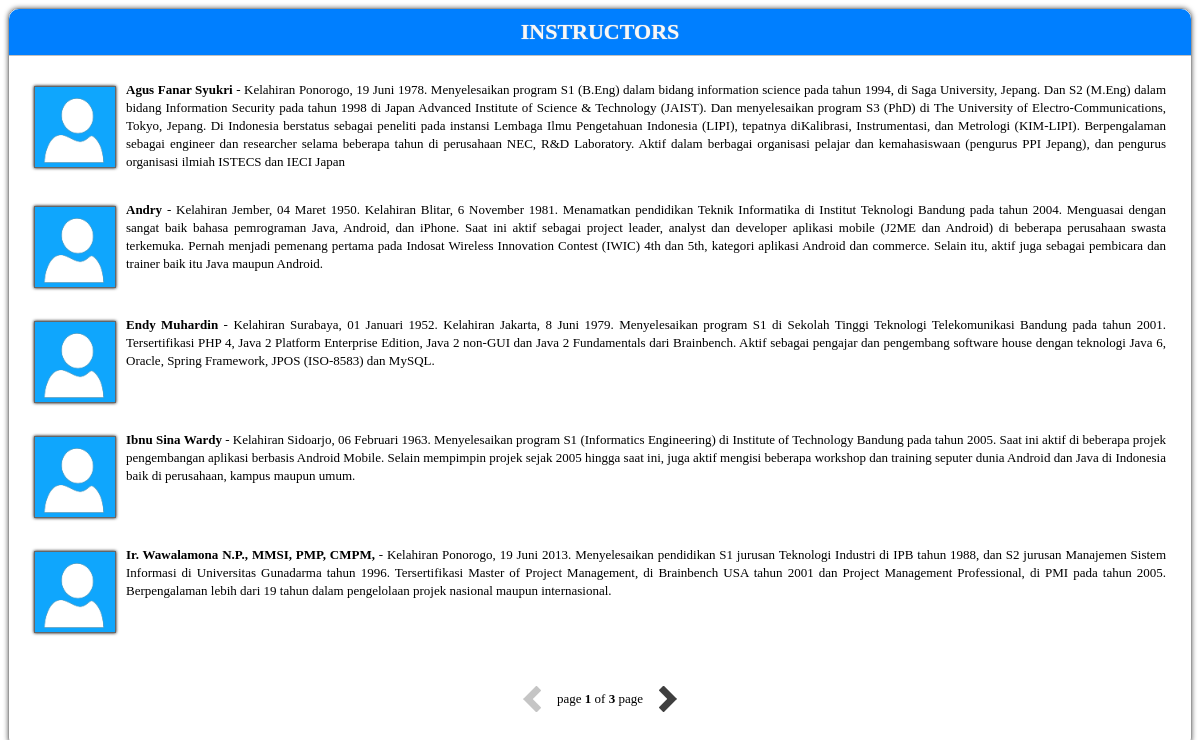
Page /pages/instructors.php on the committed database.
### tables this page shows
CREATE TABLE IF NOT EXISTS `tb_instruktur` (
  `id_instruktur` int(11) NOT NULL AUTO_INCREMENT,
  `nama` varchar(50) NOT NULL,
  `NIP` text NOT NULL,
  `instansi` varchar(50) NOT NULL,
  `jabatan` varchar(50) NOT NULL,
  `tempat_lahir` varchar(50) NOT NULL,
  `tgl_lahir` varchar(20) NOT NULL,
  `gender` varchar(15) NOT NULL,
  `tlp` varchar(20) NOT NULL,
  `status` varchar(10) NOT NULL,
  `ket` text NOT NULL,
  `foto` text NOT NULL,
  PRIMARY KEY (`id_instruktur`)
);

### js/function-date.php (called while the page is built, shortened)
<?php
function tanggal($tanggal)
	{
		$tanggal  = date("Y/m/d",strtotime($tanggal));
		$tanggal  = explode("/",$tanggal);
		$hari		 = $tanggal[2];
		switch(trim($tanggal[1]))
		{
			case "01";	$bulan = "Januari";		break;
			case "02";	$bulan = "Februari";	break;
			case "03";	$bulan = "Maret";			break;
			case "06";	$bulan = "Juni";			break;
		}
		$tahun = $tanggal[0];
		return $hari." ".$bulan." ".$tahun;
	}
?>

### pages/instructors.php (the view, shortened to what this page needs)
<div id="content">
<p id="title">INSTRUCTORS</p>
<div id="con_tent">
<?php
require_once "js/function-date.php";
$batas = 5;
@$halaman = $_GET['i'];
if (empty($halaman))
{$posisi = 0;$halaman = 1;}
else
{$posisi = ($halaman-1) * $batas;}
$tampil = "SELECT * FROM tb_instruktur order by nama asc LIMIT $posisi,$batas";
$hasil = mysql_query($tampil);
while ($arr_ins=mysql_fetch_array($hasil))
{
echo "
<div id='profil'>
<p class='img_box'>";
if ($arr_ins['foto']=="")
{echo "<img src='style/images/people.png' class='img_ins' width='80' height='80'/>";}
else
{
$filename = "admin_tc/images/instruktur/$arr_ins[foto]";
if (file_exists($filename))
{echo "<img src='admin_tc/images/instruktur/$arr_ins[foto]' class='img_ins' width='80' height='80'/>"; }
else
{echo "<img src='style/images/people.png' class='img_ins' width='80' height='80'/>"; }
}
echo "</p>
<b>$arr_ins[nama]</b> - Kelahiran $arr_ins[tempat_lahir], ".tanggal(date("$arr_ins[tgl_lahir]")).". $arr_ins[ket]</div>";
}
$tampil2 = mysql_query("SELECT * FROM tb_instruktur");
$jumdata = mysql_num_rows($tampil2);
$jmlhal = ceil($jumdata/$batas);
echo "<center><p id=paging>";
if ($halaman > 1)
{$prev = $halaman-1;echo "<a href='index.php?page=instructors&i=$prev' class='prev'></a>";}
else
{echo "<span class='prev_disable'></span>";}
for($i=1;$i<=$jmlhal;$i++)
if ($i != $halaman)
{}
else
{echo " page <b>".$i."</b> of <b>".$jmlhal."</b> page ";}
if($halaman<$jmlhal)
{$next = $halaman+1; echo "<a href='index.php?page=instructors&i=$next' class='next'></a>";
}
else{
echo "<span class='next_disable'></span>";
}
echo "</p></center>";
?>
</div>
</div>

### pages/instructors.php (style rules this page uses)
#content { min-height:300px; border:1px solid #999; margin-bottom:5px; border-radius:10px; box-shadow:0px 0px 5px #666666 }
#title { margin:0; padding:10px; text-align:center; text-transform:uppercase; color:#F8F8F8; font-size:22px; font-weight:bold;border-radius:10px 10px 0px 0px; background:#007FFF; text-shadow:0px 0px 1px #CCCCCC; border-bottom:1px solid #C1C1C1 }
#con_tent { padding:25px 25px 0px 25px; font-size:13px; }
#profil { border:0px solid gray;text-align:justify; margin:0px 0px 30px 0px; min-height:85px; line-height:18px; }
.img_box { width:80px; height:80px; border:1px solid #666; margin:5px 10px 2px 0px; overflow:hidden; position:relative; float:left; box-shadow:0px 0px 3px #000000; z-index:1000; }
.img_ins { position:absolute; }
#paging { margin:0; padding:30px 0px 40px 0px; border:0px solid gray; font-size:13px; }
.next { background:url(style/images/images.png) -569px -208px; margin-left:15px; padding:6px 10px; border:0px solid gray }
.prev_disable { background:url(style/images/images.png) -529px -208px; margin-right:15px; padding:6px 10px; border:0px solid gray; opacity:0.3 }

### rows in the picture
tb_instruktur: nama "Agus Fanar Syukri", tempat_lahir "Ponorogo", ket "Menyelesaikan program S1 (B.Eng) dalam bidang information science pada tahun 1994, di Saga University, Jepang. Dan S2 (M.Eng) dalam bidang Information Security pada tahun 1998 di Japan Advanced Institute of Science & Technology (JAIST). Dan menyelesaikan program S3 (PhD) di The University of Electro-Communications, Tokyo, Jepang. Di Indonesia berstatus sebagai peneliti pada instansi Lembaga Ilmu Pengetahuan Indonesia (LIPI), tepatnya diKalibrasi, Instrumentasi, dan Metrologi (KIM-LIPI). Berpengalaman sebagai engineer dan researcher selama beberapa tahun di perusahaan NEC, R&D Laboratory. Aktif dalam berbagai organisasi pelajar dan kemahasiswaan (pengurus PPI Jepang), dan pengurus organisasi…"
tb_instruktur: nama "Andry", tempat_lahir "Jember", ket "Kelahiran Blitar, 6 November 1981. Menamatkan pendidikan Teknik Informatika di Institut Teknologi Bandung pada tahun 2004. Menguasai dengan sangat baik bahasa pemrograman Java, Android, dan iPhone. Saat ini aktif sebagai project leader, analyst dan developer aplikasi mobile (J2ME dan Android) di beberapa perusahaan swasta terkemuka. Pernah menjadi pemenang pertama pada Indosat Wireless Innovation Contest (IWIC) 4th dan 5th, kategori aplikasi Android dan commerce. Selain itu, aktif juga sebagai pembicara dan trainer baik itu Java maupun Android."
tb_instruktur: nama "Endy Muhardin", tempat_lahir "Surabaya", ket "Kelahiran Jakarta, 8 Juni 1979. Menyelesaikan program S1 di Sekolah Tinggi Teknologi Telekomunikasi Bandung pada tahun 2001. Tersertifikasi PHP 4, Java 2 Platform Enterprise Edition, Java 2 non-GUI dan Java 2 Fundamentals dari Brainbench. Aktif sebagai pengajar dan pengembang software house dengan teknologi Java 6, Oracle, Spring Framework, JPOS (ISO-8583) dan MySQL."
tb_instruktur: nama "Ibnu Sina Wardy", tempat_lahir "Sidoarjo", ket "Menyelesaikan program S1 (Informatics Engineering) di Institute of Technology Bandung pada tahun 2005. Saat ini aktif di beberapa projek pengembangan aplikasi berbasis Android Mobile. Selain mempimpin projek sejak 2005 hingga saat ini, juga aktif mengisi beberapa workshop dan training seputer dunia Android dan Java di Indonesia baik di perusahaan, kampus maupun umum."
tb_instruktur: nama "Ir. Wawalamona N.P., MMSI, PMP, CMPM,", tempat_lahir "Ponorogo", ket "Menyelesaikan pendidikan S1 jurusan Teknologi Industri di IPB tahun 1988, dan S2 jurusan Manajemen Sistem Informasi di Universitas Gunadarma tahun 1996. Tersertifikasi Master of Project Management, di Brainbench USA tahun 2001 dan Project Management Professional, di PMI pada tahun 2005. Berpengalaman lebih dari 19 tahun dalam pengelolaan projek nasional maupun internasional."

### other values in the picture
$jmlhal "3"
